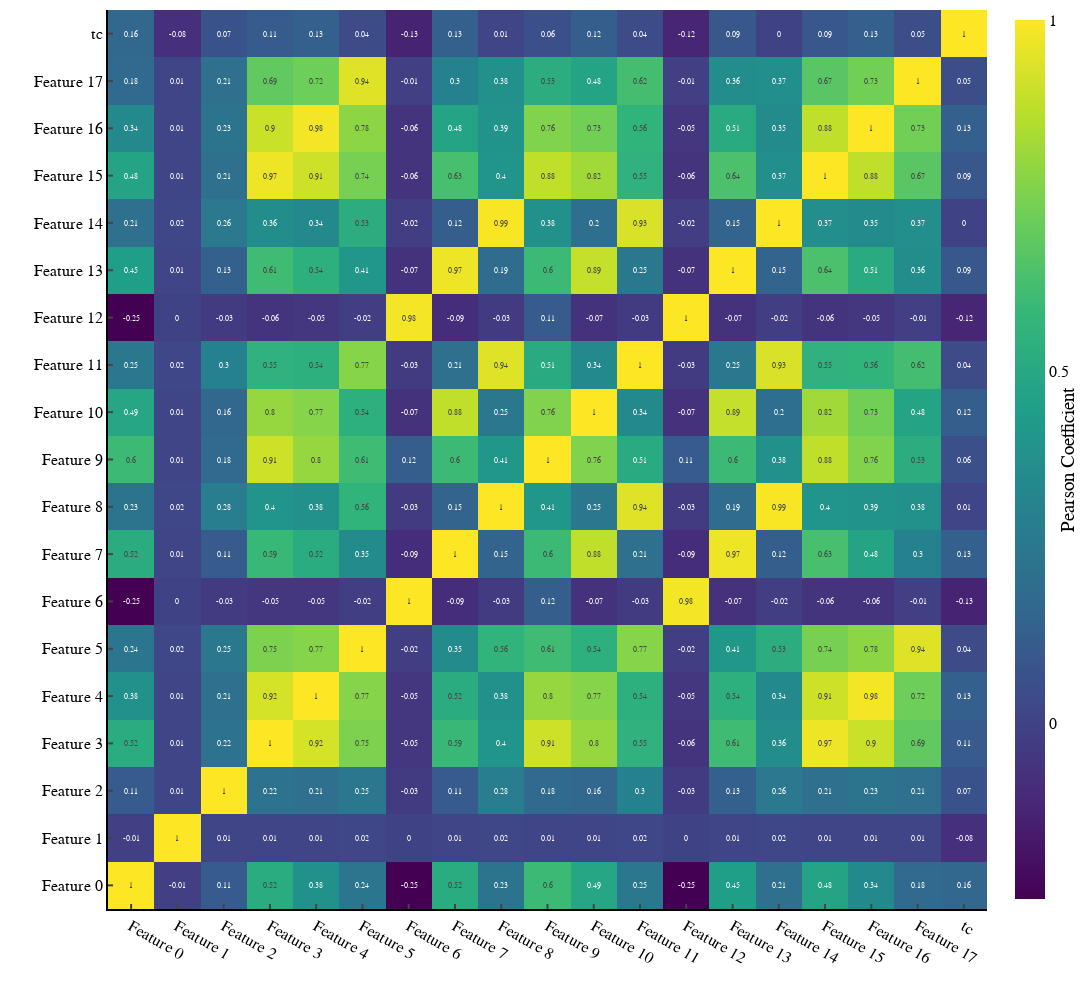

Write notebook code for a chart like this one.
### Code cell
corr_matrix(df_MP_asymcell, PHFs.columns.tolist())

### Figure 1 — Plotly figure (JSON) as saved in the notebook; plotly's stock layout.template omitted (floating-point values rounded to 4 significant figures; data arrays with more than 128 entries replaced by an {"elided": "..."} marker saying what was removed)
{"data": [{"colorbar": {"ticktext": [-1, -0.5, 0, 0.5, 1], "tickvals": [-1, -0.5, 0, 0.5, 1], "title": {"side": "right", "text": "Pearson Coefficient"}}, "colorscale": [[0, "#440154"], [0.1111, "#482878"], [0.2222, "#3e4989"], [0.3333, "#31688e"], [0.4444, "#26828e"], [0.5556, "#1f9e89"], [0.6667, "#35b779"], [0.7778, "#6ece58"], [0.8889, "#b5de2b"], [1, "#fde725"]], "text": {"elided": "19x19 float values"}, "textfont": {"size": 8}, "texttemplate": "%{text}", "type": "heatmap", "x": ["Feature 0", "Feature 1", "Feature 2", "Feature 3", "Feature 4", "Feature 5", "Feature 6", "Feature 7", "Feature 8", "Feature 9", "Feature 10", "Feature 11", "Feature 12", "Feature 13", "Feature 14", "Feature 15", "Feature 16", "Feature 17", "tc"], "y": ["Feature 0", "Feature 1", "Feature 2", "Feature 3", "Feature 4", "Feature 5", "Feature 6", "Feature 7", "Feature 8", "Feature 9", "Feature 10", "Feature 11", "Feature 12", "Feature 13", "Feature 14", "Feature 15", "Feature 16", "Feature 17", "tc"], "z": {"elided": "19x19 float values"}}], "layout": {"font": {"color": "black", "family": "Helvetica", "size": 16}, "height": 1000, "margin": {"b": 5, "l": 5, "r": 5, "t": 10}, "paper_bgcolor": "white", "plot_bgcolor": "white", "width": 1200, "xaxis": {"linecolor": "black", "linewidth": 2, "showline": true, "ticklen": 5, "ticks": "inside", "tickwidth": 2, "title": {"text": ""}}, "yaxis": {"linecolor": "black", "linewidth": 2, "showline": true, "ticklen": 5, "ticks": "inside", "tickwidth": 2, "title": {"text": ""}}}}
